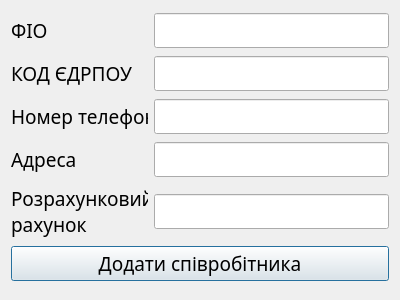
<?xml version="1.0" encoding="UTF-8"?>
<ui version="4.0">
 <class>AddNewSupplier</class>
 <widget class="QDialog" name="AddNewSupplier">
  <property name="geometry">
   <rect>
    <x>0</x>
    <y>0</y>
    <width>400</width>
    <height>300</height>
   </rect>
  </property>
  <property name="font">
   <font>
    <family>Franklin Gothic Medium</family>
    <pointsize>14</pointsize>
   </font>
  </property>
  <property name="windowTitle">
   <string>Dialog</string>
  </property>
  <layout class="QVBoxLayout" name="verticalLayout">
   <item>
    <layout class="QHBoxLayout" name="horizontalLayout_20">
     <item>
      <widget class="QLabel" name="label_20">
       <property name="sizePolicy">
        <sizepolicy hsizetype="Maximum" vsizetype="Preferred">
         <horstretch>0</horstretch>
         <verstretch>0</verstretch>
        </sizepolicy>
       </property>
       <property name="minimumSize">
        <size>
         <width>137</width>
         <height>0</height>
        </size>
       </property>
       <property name="maximumSize">
        <size>
         <width>137</width>
         <height>16777215</height>
        </size>
       </property>
       <property name="text">
        <string>ФІО</string>
       </property>
      </widget>
     </item>
     <item>
      <widget class="QLineEdit" name="inputFullNameSupplier_2"/>
     </item>
    </layout>
   </item>
   <item>
    <layout class="QHBoxLayout" name="horizontalLayout_19">
     <item>
      <widget class="QLabel" name="label_19">
       <property name="sizePolicy">
        <sizepolicy hsizetype="Maximum" vsizetype="Preferred">
         <horstretch>0</horstretch>
         <verstretch>0</verstretch>
        </sizepolicy>
       </property>
       <property name="minimumSize">
        <size>
         <width>137</width>
         <height>0</height>
        </size>
       </property>
       <property name="maximumSize">
        <size>
         <width>137</width>
         <height>16777215</height>
        </size>
       </property>
       <property name="text">
        <string>КОД ЄДРПОУ</string>
       </property>
      </widget>
     </item>
     <item>
      <widget class="QLineEdit" name="inputEdrpou_2">
       <property name="sizePolicy">
        <sizepolicy hsizetype="Preferred" vsizetype="Fixed">
         <horstretch>0</horstretch>
         <verstretch>0</verstretch>
        </sizepolicy>
       </property>
       <property name="minimumSize">
        <size>
         <width>142</width>
         <height>0</height>
        </size>
       </property>
       <property name="maximumSize">
        <size>
         <width>16777215</width>
         <height>16777215</height>
        </size>
       </property>
      </widget>
     </item>
    </layout>
   </item>
   <item>
    <layout class="QHBoxLayout" name="horizontalLayout_18">
     <item>
      <widget class="QLabel" name="label_18">
       <property name="sizePolicy">
        <sizepolicy hsizetype="Maximum" vsizetype="Preferred">
         <horstretch>0</horstretch>
         <verstretch>0</verstretch>
        </sizepolicy>
       </property>
       <property name="minimumSize">
        <size>
         <width>137</width>
         <height>0</height>
        </size>
       </property>
       <property name="maximumSize">
        <size>
         <width>137</width>
         <height>16777215</height>
        </size>
       </property>
       <property name="text">
        <string>Номер телефону</string>
       </property>
      </widget>
     </item>
     <item>
      <widget class="QLineEdit" name="inpuNumberPhone_2">
       <property name="sizePolicy">
        <sizepolicy hsizetype="Preferred" vsizetype="Fixed">
         <horstretch>0</horstretch>
         <verstretch>0</verstretch>
        </sizepolicy>
       </property>
       <property name="minimumSize">
        <size>
         <width>142</width>
         <height>0</height>
        </size>
       </property>
       <property name="maximumSize">
        <size>
         <width>16777215</width>
         <height>16777215</height>
        </size>
       </property>
      </widget>
     </item>
    </layout>
   </item>
   <item>
    <layout class="QHBoxLayout" name="horizontalLayout_17">
     <item>
      <widget class="QLabel" name="label_17">
       <property name="sizePolicy">
        <sizepolicy hsizetype="Maximum" vsizetype="Preferred">
         <horstretch>0</horstretch>
         <verstretch>0</verstretch>
        </sizepolicy>
       </property>
       <property name="minimumSize">
        <size>
         <width>137</width>
         <height>0</height>
        </size>
       </property>
       <property name="maximumSize">
        <size>
         <width>137</width>
         <height>16777215</height>
        </size>
       </property>
       <property name="text">
        <string>Адреса</string>
       </property>
      </widget>
     </item>
     <item>
      <widget class="QLineEdit" name="inpuAddress_2">
       <property name="sizePolicy">
        <sizepolicy hsizetype="Preferred" vsizetype="Fixed">
         <horstretch>0</horstretch>
         <verstretch>0</verstretch>
        </sizepolicy>
       </property>
       <property name="minimumSize">
        <size>
         <width>142</width>
         <height>0</height>
        </size>
       </property>
       <property name="maximumSize">
        <size>
         <width>16777215</width>
         <height>16777215</height>
        </size>
       </property>
      </widget>
     </item>
    </layout>
   </item>
   <item>
    <layout class="QHBoxLayout" name="horizontalLayout_21">
     <item>
      <widget class="QLabel" name="label_21">
       <property name="sizePolicy">
        <sizepolicy hsizetype="Minimum" vsizetype="Preferred">
         <horstretch>0</horstretch>
         <verstretch>0</verstretch>
        </sizepolicy>
       </property>
       <property name="minimumSize">
        <size>
         <width>137</width>
         <height>0</height>
        </size>
       </property>
       <property name="maximumSize">
        <size>
         <width>137</width>
         <height>16777215</height>
        </size>
       </property>
       <property name="text">
        <string>Розрахунковий
рахунок</string>
       </property>
      </widget>
     </item>
     <item>
      <widget class="QLineEdit" name="inpuBank_2">
       <property name="sizePolicy">
        <sizepolicy hsizetype="Preferred" vsizetype="Fixed">
         <horstretch>0</horstretch>
         <verstretch>0</verstretch>
        </sizepolicy>
       </property>
       <property name="minimumSize">
        <size>
         <width>142</width>
         <height>0</height>
        </size>
       </property>
       <property name="maximumSize">
        <size>
         <width>16777215</width>
         <height>16777215</height>
        </size>
       </property>
      </widget>
     </item>
    </layout>
   </item>
   <item>
    <widget class="QPushButton" name="buttonAddSupplier">
     <property name="text">
      <string>Додати співробітника</string>
     </property>
    </widget>
   </item>
  </layout>
 </widget>
 <resources/>
 <connections/>
</ui>
